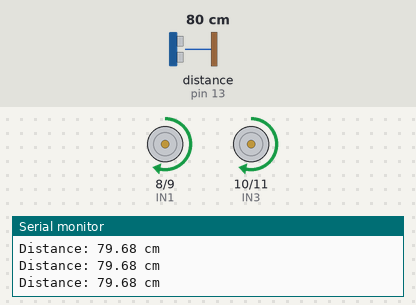
A sketch run on a simulated Arduino Uno, built with avr-gcc and run on an emulated ATmega328P. On the bench: motor-driver pin pairs drawn as motors (green arrow = first pin HIGH = forward, orange = second pin HIGH = backward, longer = more drive, scaled by the enable pin), the last lines printed to the serial monitor. Wiring (inferred from the names in the program): ultrasonic range finder: trigger pin 12; echo pin 13. Inputs (shaded band) come from the test bench; at power-on: distance to the obstacle (sensor on pin 13) 80 cm. The echo pulse lasts 58.3 µs per cm.

Above: at 1.2 s.
1.3 s: distance to the obstacle (sensor on pin 13) set to 22 cm
2.8 s: distance to the obstacle (sensor on pin 13) set to 18 cm
At 3.3 s:
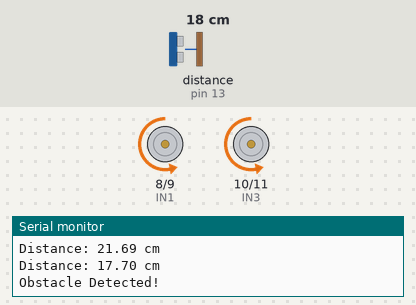
At 4.6 s:
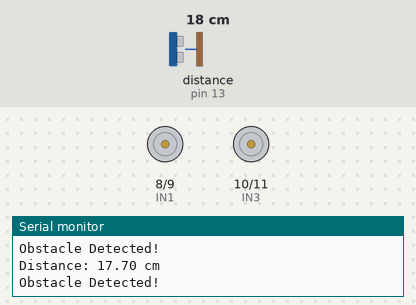
5.8 s: distance to the obstacle (sensor on pin 13) set to 60 cm
7.7 s: distance to the obstacle (sensor on pin 13) set to 2 cm
At 9.0 s:
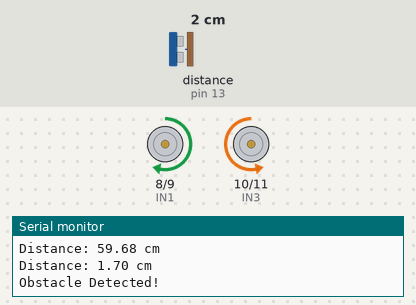
Timing chart, 0 to 11.7 s (numbered marks = the images above; inputs shaded):
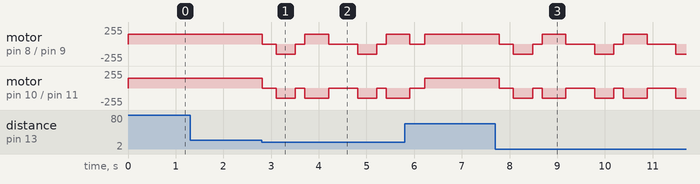

The sketch:

Obstacle_Avoiding_Robot.ino
```cpp
// Obstacle Avoiding Robot using Arduino Uno, HC-SR04 and L298N

const int trigPin = 12;
const int echoPin = 13;

const int ENA = 5;
const int IN1 = 8;
const int IN2 = 9;

const int ENB = 6;
const int IN3 = 10;
const int IN4 = 11;

const int motorSpeed = 150;
const int obstacleDistance = 20;

void setup() {
  pinMode(trigPin, OUTPUT);
  pinMode(echoPin, INPUT);

  pinMode(ENA, OUTPUT);
  pinMode(IN1, OUTPUT);
  pinMode(IN2, OUTPUT);

  pinMode(ENB, OUTPUT);
  pinMode(IN3, OUTPUT);
  pinMode(IN4, OUTPUT);

  Serial.begin(9600);
  Serial.println("Obstacle Avoiding Robot");
}

void loop() {
  float distance = getDistance();

  Serial.print("Distance: ");
  Serial.print(distance);
  Serial.println(" cm");

  if (distance > 0 && distance <= obstacleDistance) {
    Serial.println("Obstacle Detected!");

    stopRobot();
    delay(300);

    moveBackward();
    delay(400);

    stopRobot();
    delay(200);

    turnRight();
    delay(500);

    stopRobot();
    delay(200);
  } else {
    moveForward();
  }

  delay(100);
}

float getDistance() {
  digitalWrite(trigPin, LOW);
  delayMicroseconds(2);

  digitalWrite(trigPin, HIGH);
  delayMicroseconds(10);
  digitalWrite(trigPin, LOW);

  unsigned long duration = pulseIn(echoPin, HIGH, 30000);

  if (duration == 0) {
    return -1;  // No valid echo received
  }

  return duration * 0.0343 / 2.0;
}

void moveForward() {
  setLeftMotor(motorSpeed);
  setRightMotor(motorSpeed);
}

void moveBackward() {
  setLeftMotor(-motorSpeed);
  setRightMotor(-motorSpeed);
}

void turnRight() {
  setLeftMotor(motorSpeed);
  setRightMotor(-motorSpeed);
}

void stopRobot() {
  setLeftMotor(0);
  setRightMotor(0);
}

void setLeftMotor(int speedValue) {
  if (speedValue > 0) {
    digitalWrite(IN1, HIGH);
    digitalWrite(IN2, LOW);
  } else if (speedValue < 0) {
    digitalWrite(IN1, LOW);
    digitalWrite(IN2, HIGH);
  } else {
    digitalWrite(IN1, LOW);
    digitalWrite(IN2, LOW);
  }

  analogWrite(ENA, abs(speedValue));
}

void setRightMotor(int speedValue) {
  if (speedValue > 0) {
    digitalWrite(IN3, HIGH);
    digitalWrite(IN4, LOW);
  } else if (speedValue < 0) {
    digitalWrite(IN3, LOW);
    digitalWrite(IN4, HIGH);
  } else {
    digitalWrite(IN3, LOW);
    digitalWrite(IN4, LOW);
  }

  analogWrite(ENB, abs(speedValue));
}
```

Measured:
- the behaviour switches between 21 and 20 cm on distance to the obstacle (sensor on pin 13) (found by bisection; images 0 and 1)
